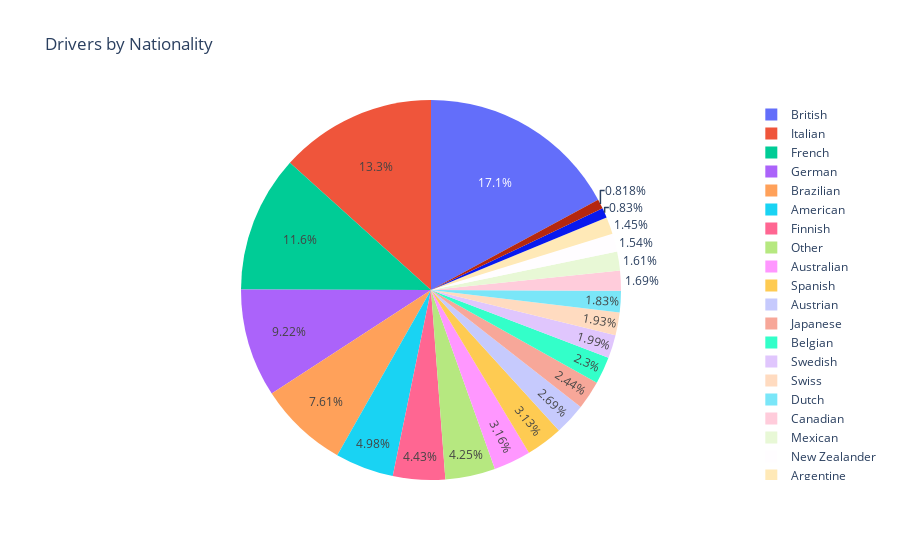

Notebook code cell kept with this figure:
### Markdown cell above
## Analysis Graphs

### Code cell
# Drivers by nationality
nationality_driver = df_after_dropping.groupby(['driver_nationality'])['driver_nationality'].count().sort_values(ascending = False).reset_index(name = 'number_of_drivers')
nationality_driver['driver_nationality'][nationality_driver['number_of_drivers'] < 200] = 'Other'
nationality_driver = nationality_driver.groupby(['driver_nationality']).sum().reset_index()

fig = go.Figure(data=go.Pie(labels = nationality_driver['driver_nationality'], values=nationality_driver.number_of_drivers))
fig.update_layout(title = 'Drivers by Nationality')
fig.show()

### Figure 1 — Plotly figure (JSON) as saved in the notebook; plotly's stock layout.template omitted (floating-point values rounded to 4 significant figures)
{"data": [{"labels": ["American", "Argentine", "Australian", "Austrian", "Belgian", "Brazilian", "British", "Canadian", "Dutch", "Finnish", "French", "German", "Italian", "Japanese", "Mexican", "New Zealander", "Other", "Russian", "South African", "Spanish", "Swedish", "Swiss"], "type": "pie", "values": [1279, 373, 812, 690, 591, 1953, 4391, 434, 470, 1138, 2986, 2366, 3418, 626, 413, 396, 1091, 213, 210, 804, 510, 496]}], "layout": {"title": {"text": "Drivers by Nationality"}}}
